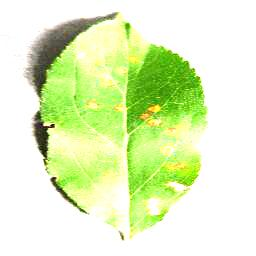
#> input picture final_v2/test/AppleCedarRust1.JPG, 256 x 256 px, found by its file name
$ python lighting.py
#> lines starting #> are read from the running program, lines starting #| are printed output that depends on the picture
# [53 lines of commented-out code are left out]

import cv2

def adjust_lighting_with_clahe(image_path, output_path, clip_limit=2.0, tile_grid_size=(8, 8)):
    # Load the image in grayscale
#> called with image_path = 'final_v2/test/AppleCedarRust1.JPG', clip_limit = 2, tile_grid_size = (8, 8)
    image = cv2.imread(image_path)
#> image is the input picture: shape (256, 256, 3); mean B, G, R 192.1, 242, 224.9

    # Convert to LAB color space
    lab = cv2.cvtColor(image, cv2.COLOR_BGR2LAB)
#> lab: shape (256, 256, 3); mean of channels 0, 1, 2 238.1, 115.3, 149.6

    # Split the LAB image into separate channels
    l_channel, a_channel, b_channel = cv2.split(lab)
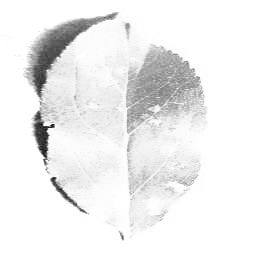
#> l_channel: shape (256, 256); min 2, max 255, mean 238.1
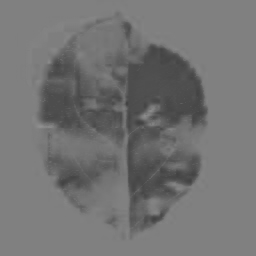
#> a_channel: shape (256, 256); min 64, max 144, mean 115.3
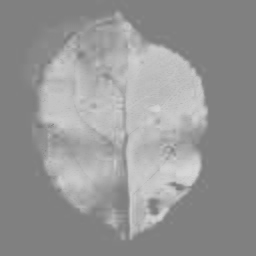
#> b_channel: shape (256, 256); min 120, max 215, mean 149.6

    # Apply CLAHE to the L-channel (lightness channel)
    clahe = cv2.createCLAHE(clipLimit=clip_limit, tileGridSize=tile_grid_size)
    cl = clahe.apply(l_channel)
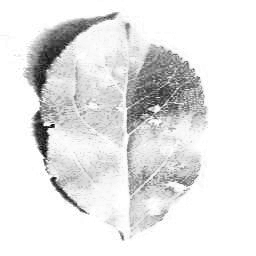
#> cl: shape (256, 256); min 1, max 255, mean 229.2

    # Merge the CLAHE-enhanced L-channel back with the A and B channels
    merged_lab = cv2.merge((cl, a_channel, b_channel))
#> merged_lab: shape (256, 256, 3); mean of channels 0, 1, 2 229.2, 115.3, 149.6

    # Convert back to BGR color space
    adjusted_image = cv2.cvtColor(merged_lab, cv2.COLOR_LAB2BGR)
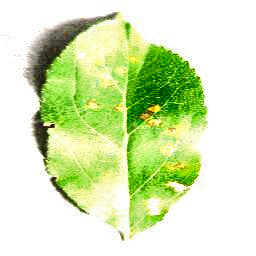
#> adjusted_image: shape (256, 256, 3); mean B, G, R 184, 232.5, 214.9

    # Save the adjusted image
    cv2.imwrite(output_path, adjusted_image)
    print(f"Processed image saved at: {output_path}")

# Usage example
adjust_lighting_with_clahe('final_v2/test/AppleCedarRust1.JPG', 'noise/lighting/adjusted_AppleCedarRust1.jpg')
